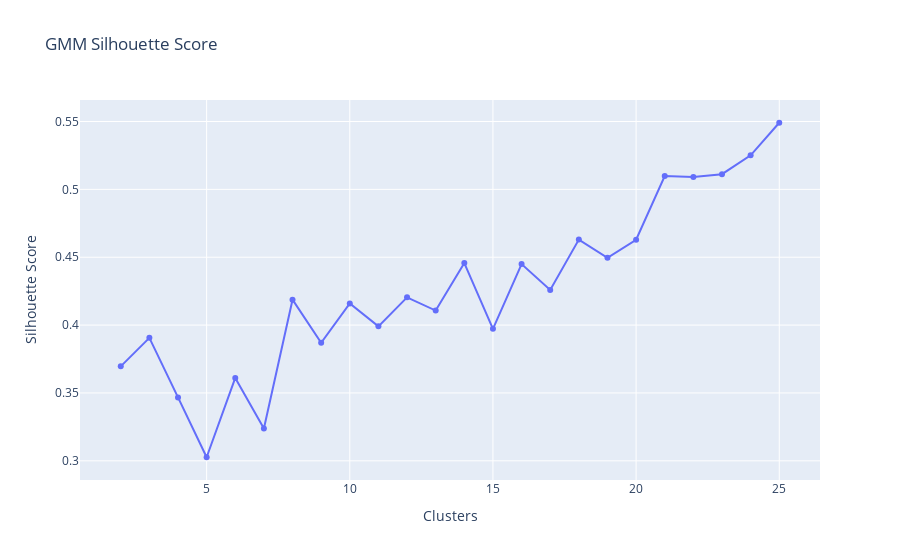

Notebook code for this chart:
### Code cell
fig = px.line(x = clusters, y = gmm_list, markers=True, title = 'GMM Silhouette Score')
fig.update_layout(yaxis_title = 'Silhouette Score', xaxis_title = 'Clusters')
fig.show()

### Figure 1 — Plotly figure (JSON) as saved in the notebook; plotly's stock layout.template omitted (floating-point values rounded to 4 significant figures)
{"data": [{"hovertemplate": "x=%{x}<br>y=%{y}<extra></extra>", "legendgroup": "", "line": {"color": "#636efa", "dash": "solid"}, "marker": {"symbol": "circle"}, "mode": "markers+lines", "name": "", "orientation": "v", "showlegend": false, "type": "scatter", "x": [2, 3, 4, 5, 6, 7, 8, 9, 10, 11, 12, 13, 14, 15, 16, 17, 18, 19, 20, 21, 22, 23, 24, 25], "xaxis": "x", "y": [0.3696, 0.3906, 0.3467, 0.3026, 0.3611, 0.3238, 0.4187, 0.387, 0.4159, 0.3991, 0.4205, 0.4107, 0.4457, 0.3973, 0.445, 0.4258, 0.463, 0.4495, 0.4629, 0.5098, 0.509, 0.5112, 0.5251, 0.5491], "yaxis": "y"}], "layout": {"autosize": true, "legend": {"tracegroupgap": 0}, "title": {"text": "GMM Silhouette Score"}, "xaxis": {"anchor": "y", "autorange": true, "domain": [0, 1], "range": [0.6289, 26.37], "title": {"text": "Clusters"}, "type": "linear"}, "yaxis": {"anchor": "x", "autorange": true, "domain": [0, 1], "range": [0.2846, 0.5671], "title": {"text": "Silhouette Score"}, "type": "linear"}}}
